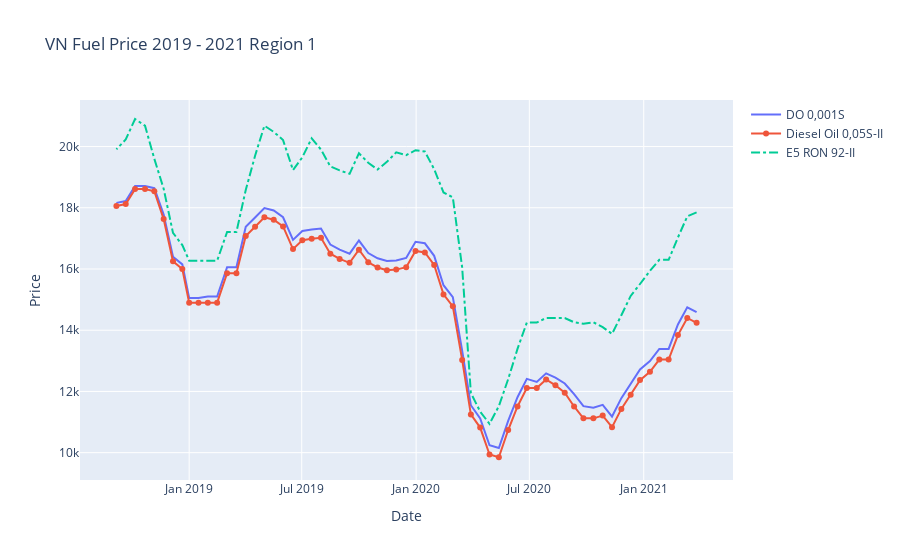

Notebook source saved alongside this figure:
### Code cell
fig = go.Figure()
fig.add_trace(go.Scatter(x=fuel_df_reg1['Date'], y=fuel_df_reg1['Diesel Oil 0,001S-V'], mode='lines', name='DO 0,001S'))

fig.add_trace(go.Scatter(x=fuel_df_reg1['Date'], y=fuel_df_reg1['Diesel Oil 0,05S-II'], mode='lines+markers', name='Diesel Oil 0,05S-II'))

fig.add_trace(go.Scatter(x=fuel_df_reg1['Date'], y=fuel_df_reg1['E5 RON 92-II'], mode='lines', name='E5 RON 92-II', line=dict(width=2, dash='dashdot')))

fig.update_layout(title='VN Fuel Price 2019 - 2021 Region 1',xaxis_title='Date', yaxis_title='Price')

fig.update_yaxes(automargin=True)
